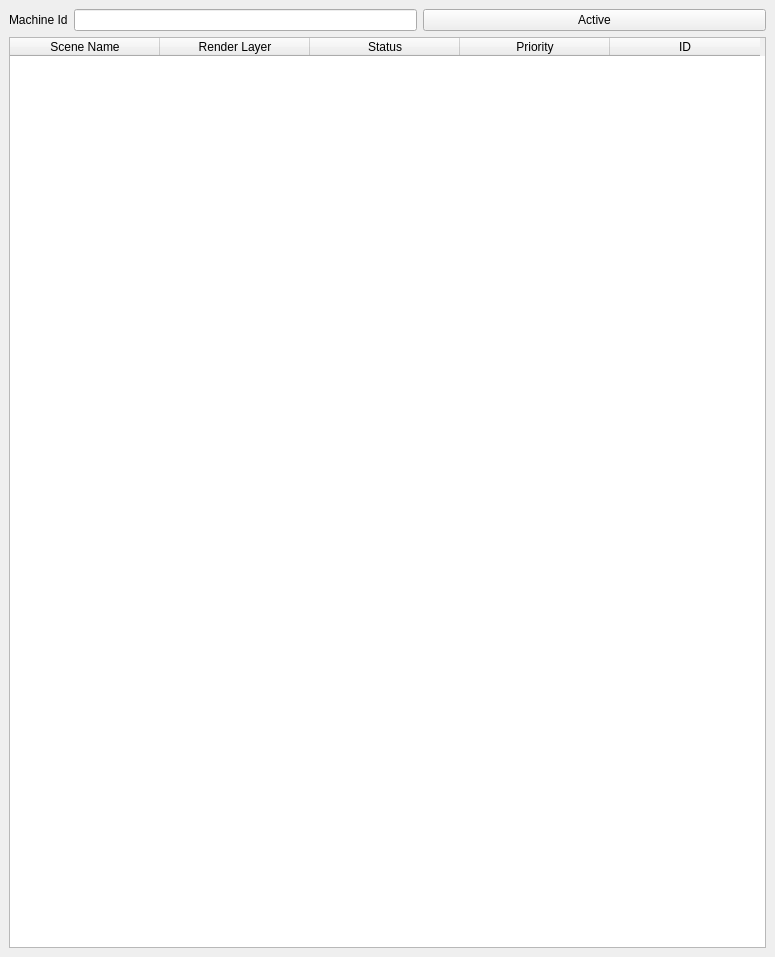
<?xml version="1.0" encoding="UTF-8"?>
<ui version="4.0">
 <class>RenderStack_MainWindow_slave</class>
 <widget class="QMainWindow" name="RenderStack_MainWindow_slave">
  <property name="geometry">
   <rect>
    <x>0</x>
    <y>0</y>
    <width>775</width>
    <height>957</height>
   </rect>
  </property>
  <property name="sizePolicy">
   <sizepolicy hsizetype="Expanding" vsizetype="Preferred">
    <horstretch>0</horstretch>
    <verstretch>0</verstretch>
   </sizepolicy>
  </property>
  <property name="windowTitle">
   <string>MainWindow</string>
  </property>
  <widget class="QWidget" name="RenderStack_centralwidget_slave">
   <layout class="QVBoxLayout" name="verticalLayout">
    <item>
     <layout class="QVBoxLayout" name="renderStack_veticalLayout">
      <item>
       <layout class="QHBoxLayout" name="horizontalLayout">
        <item>
         <widget class="QLabel" name="machineId_label">
          <property name="text">
           <string>Machine Id</string>
          </property>
         </widget>
        </item>
        <item>
         <widget class="QLineEdit" name="machineId_lineEdit"/>
        </item>
        <item>
         <widget class="QPushButton" name="active_pushButton">
          <property name="sizePolicy">
           <sizepolicy hsizetype="Expanding" vsizetype="Maximum">
            <horstretch>0</horstretch>
            <verstretch>0</verstretch>
           </sizepolicy>
          </property>
          <property name="maximumSize">
           <size>
            <width>500</width>
            <height>200</height>
           </size>
          </property>
          <property name="text">
           <string>Active</string>
          </property>
         </widget>
        </item>
       </layout>
      </item>
      <item>
       <widget class="QTableWidget" name="renderStack_tableWidget">
        <property name="sizePolicy">
         <sizepolicy hsizetype="Expanding" vsizetype="MinimumExpanding">
          <horstretch>0</horstretch>
          <verstretch>0</verstretch>
         </sizepolicy>
        </property>
        <attribute name="horizontalHeaderCascadingSectionResizes">
         <bool>true</bool>
        </attribute>
        <attribute name="horizontalHeaderDefaultSectionSize">
         <number>150</number>
        </attribute>
        <attribute name="horizontalHeaderStretchLastSection">
         <bool>false</bool>
        </attribute>
        <column>
         <property name="text">
          <string>Scene Name</string>
         </property>
        </column>
        <column>
         <property name="text">
          <string>Render Layer</string>
         </property>
        </column>
        <column>
         <property name="text">
          <string>Status</string>
         </property>
        </column>
        <column>
         <property name="text">
          <string>Priority</string>
         </property>
        </column>
        <column>
         <property name="text">
          <string>ID</string>
         </property>
        </column>
       </widget>
      </item>
     </layout>
    </item>
   </layout>
  </widget>
 </widget>
 <resources/>
 <connections/>
</ui>
